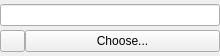
<?xml version="1.0" encoding="UTF-8"?>
<ui version="4.0">
 <class>ColorEdit</class>
 <widget class="QWidget" name="ColorEdit">
  <property name="geometry">
   <rect>
    <x>0</x>
    <y>0</y>
    <width>220</width>
    <height>56</height>
   </rect>
  </property>
  <property name="windowTitle">
   <string>Form</string>
  </property>
  <layout class="QVBoxLayout" name="verticalLayout">
   <property name="spacing">
    <number>0</number>
   </property>
   <property name="margin">
    <number>0</number>
   </property>
   <item>
    <widget class="ActionTools::CodeLineEdit" name="colorLineEdit"/>
   </item>
   <item>
    <layout class="QHBoxLayout" name="horizontalLayout" stretch="0,1">
     <property name="spacing">
      <number>0</number>
     </property>
     <item>
      <widget class="ActionTools::ChoosePositionPushButton" name="chooseByPosition">
       <property name="maximumSize">
        <size>
         <width>25</width>
         <height>16777215</height>
        </size>
       </property>
       <property name="text">
        <string/>
       </property>
      </widget>
     </item>
     <item>
      <widget class="QPushButton" name="choose">
       <property name="text">
        <string>Choose...</string>
       </property>
      </widget>
     </item>
    </layout>
   </item>
  </layout>
 </widget>
 <customwidgets>
  <customwidget>
   <class>ActionTools::ChoosePositionPushButton</class>
   <extends>QPushButton</extends>
   <header>actiontools/choosepositionpushbutton.hpp</header>
  </customwidget>
  <customwidget>
   <class>ActionTools::CodeLineEdit</class>
   <extends>QLineEdit</extends>
   <header>actiontools/codelineedit.hpp</header>
  </customwidget>
 </customwidgets>
 <resources/>
 <connections/>
</ui>
